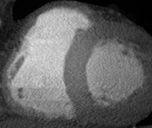
#> input picture images/heart_ct.bmp, 152 x 128 px
$ python demo.py
#> lines starting #> are read from the running program, lines starting #| are printed output that depends on the picture; after the words box and inside, x2 and y2 are one past the last pixel; in counts of white or black regions, pixels touching at a corner belong together
### Li_TIP_2011/utils.py
# -*- coding: utf-8 -*-

import numpy as np
import math
import matplotlib.pyplot as plt
from skimage import measure
from scipy.ndimage import laplace


plt.ion()
fig1 = plt.figure(1)
fig2 = plt.figure(2)

def show_fig1(phi: np.ndarray):
    fig1.clf()
    ax1 = fig1.add_subplot(111, projection='3d')
    y, x = phi.shape
    x = np.arange(0, x, 1)
    y = np.arange(0, y, 1)
    X, Y = np.meshgrid(x, y)
    ax1.plot_surface(X, Y, -phi, rstride=2, cstride=2, color='r', linewidth=0, alpha=0.6, antialiased=True)
    ax1.contour(X, Y, phi, 0, colors='g', linewidths=2)

def show_fig2(phi: np.ndarray, img: np.ndarray):
    fig2.clf()
    contours = measure.find_contours(phi, 0)
    ax2 = fig2.add_subplot(111)
    ax2.imshow(img, interpolation='nearest', cmap=plt.get_cmap('gray'))
    for n, contour in enumerate(contours):
        ax2.plot(contour[:, 1], contour[:, 0], linewidth=2, color='red')
    ax2.axis('off')

def draw_all_2phase(phi: np.ndarray, img: np.ndarray, pause=0.3):
    show_fig2(phi, img)
    show_fig1(phi)
    plt.pause(pause)

# [28 lines left out: functions show_fig_multi1, show_fig_multi2, draw_all_multiphase, not called in this run]

def normalize01(f):
    fmin = np.min(f)
    fmax = np.max(f)
    f_ = (f-fmin) / (fmax-fmin)
    return f_

def Heaviside (f, epsilon):
    h = 0.5 * (1 + (2 / math.pi) * np.arctan(f / epsilon))
    return h

def Dirac(x, epsilon):
    f=(epsilon/math.pi)/(epsilon * epsilon + x * x)
    return f


def neumann_bound_cond(f):
    """
        Make a function satisfy Neumann boundary condition
    """
    g = f.copy()

    g[np.ix_([0, -1], [0, -1])] = g[np.ix_([2, -3], [2, -3])]
    g[np.ix_([0, -1]), 1:-1] = g[np.ix_([2, -3]), 1:-1]
    g[1:-1, np.ix_([0, -1])] = g[1:-1, np.ix_([2, -3])]
    return g

def curvature_central(phi) -> np.ndarray:
    [phi_y, phi_x] = np.gradient(phi)
    s = np.sqrt(np.square(phi_x) + np.square(phi_y))
    delta = 1e-10
    n_x = phi_x / (s + delta)  # add a small positive number to avoid division by zero
    n_y = phi_y / (s + delta)
    [_, nxx] = np.gradient(n_x)
    [nyy, _] = np.gradient(n_y)
    return nxx + nyy

# [51 lines left out: functions creat_gauss_kernel, conv2, not called in this run]

def dist_reg_p2(phi):
    [phi_y, phi_x] = np.gradient(phi)
    s = np.sqrt(np.square(phi_x) + np.square(phi_y))
    a = (s >= 0) & (s <= 1)
    b = (s > 1)
    ps = a * np.sin(2 * np.pi * s) / (2 * np.pi) + b * (s - 1)
    dps = ((ps != 0) * ps + (ps == 0)) / ((s != 0) * s + (s == 0))
    return div(dps * phi_x - phi_x, dps * phi_y - phi_y) + laplace(phi, mode='nearest')

def div(nx: np.ndarray, ny: np.ndarray) -> np.ndarray:
    [_, nxx] = np.gradient(nx)
    [nyy, _] = np.gradient(ny)
    return nxx + nyy

### Li_TIP_2011/lse_bfe.py
# -*- coding: utf-8 -*-

from scipy.ndimage import gaussian_filter
from utils import *

def lse_bfe(u0,Img, b, Ksigma ,KONE, nu, timestep, mu,epsilon, iter_lse):
    u = u0.copy()

    KB1 = gaussian_filter(b, sigma=Ksigma, truncate=2)
    KB2 = gaussian_filter(b*b, sigma=Ksigma, truncate=2)

    C_update = updateC(Img, u, KB1, KB2, epsilon)

    KONE_Img = Img * Img * KONE

    u_update = updateLSF(Img, u, C_update, KONE_Img, KB1, KB2, mu, nu, timestep, epsilon, iter_lse)

    Hu = Heaviside(u, epsilon)

    M = np.zeros((Hu.shape[0], Hu.shape[1], 2))
    M[:,:, 0] = Hu
    M[:,:, 1] =1 - Hu

    b_update = updateB(Img, C_update, M, Ksigma)

    return u_update, b_update, C_update


def updateC(Img, u, Kb1, Kb2, epsilon):
    Hu = Heaviside(u,epsilon)
    M = np.zeros((Hu.shape[0], Hu.shape[1], 2))
    M[:,:, 0]=Hu
    M[:,:, 1]=1 - Hu
    C_new = []
    for i in range (2):
        Nm2 = Kb1 * Img * M[:,:,i]
        Dn2 = Kb2 * M[:,:,i]
        C_new.append(np.sum(Nm2) / np.sum(Dn2))

    return C_new


def updateLSF(Img, u0, C, KONE_Img, KB1, KB2, mu, nu, timestep, epsilon, iter_lse):
    u = u0.copy()
    Hu = Heaviside(u, epsilon)
    M = np.zeros((Hu.shape[0], Hu.shape[1], 2))
    M[:,:, 0]=Hu
    M[:,:, 1]=1 - Hu
    e = np.zeros_like(M)

    for i in range (2):
        e[:,:,i] = KONE_Img - 2 * Img * C[i] * KB1 + C[i] * C[i] * KB2

    for j in range (iter_lse):
        u = neumann_bound_cond(u)
        K = curvature_central(u)
        DiracU = Dirac(u, epsilon)
        ImageTerm = -DiracU * (e[:,:, 0] - e[:,:, 1])
        penalizeTerm=mu*dist_reg_p2(u)
        lengthTerm = nu * DiracU * K
        u = u + timestep * (lengthTerm + penalizeTerm + ImageTerm)

    return u

def updateB(Img, C, M, Ksigma):
    PC1 = np.zeros_like(Img)
    PC2 = np.zeros_like(Img)
    for i in range (2):
        PC1 = PC1 + C[i] * M[:,:, i]
        PC2 = PC2 + C[i] * C[i] * M[:,:, i]

    KNm1 = gaussian_filter(PC1 * Img, sigma= Ksigma, truncate=2)
    KDn1 = gaussian_filter(PC2, sigma= Ksigma, truncate=2)

    b = KNm1 / KDn1

    return  b

### Li_TIP_2011/demo.py
# -*- coding: utf-8 -*-

'''
This code is the implementation of the two-phase level set for the following paper:
A Level Set Method for Image Segmentation in the Presence of Intensity Inhomogeneities with Application to MRI ",
IEEE Trans. Image Processing, vol. 20 (7), pp. 2007-2016, 2011.
'''

from skimage.io import imread
from scipy.ndimage import gaussian_filter
from lse_bfe import lse_bfe
from utils import *

Img = imread('../images/heart_ct.bmp', True)
#> Img is the input picture: shape (128, 152); min 1, max 225, mean 97.8
Img = np.array(Img, dtype='float32')

A = 255
Img = A * normalize01(Img)  # rescale the image intensities
#> in normalize01, `fmin = np.min(f)`: fmin = 1
#> in normalize01, `fmax = np.max(f)`: fmax = 225
nu = 0.001 * A * A  # coefficient of arc length term
sigma = 4  # scale parameter that specifies the size of the neighborhood
iter_outer = 50
iter_inner = 10  # inner iteration for level set evolution
timestep = 0.1
mu = 1  # coefficient for distance regularization term (regularize the level set function)
c0 = 1

# % initialize level set function
initialLSF = c0 * np.ones_like(Img)
initialLSF[30:90, 50:90] = -c0
u = initialLSF

epsilon = 1
b = np.ones_like(Img)  # initialize bias field

KI = gaussian_filter(Img, sigma=sigma, truncate=2)
KONE = gaussian_filter(np.ones_like(Img), sigma=sigma, truncate=2)

if __name__ == '__main__':
    for i in range(iter_outer):
        u, b, C = lse_bfe(u, Img, b, sigma, KONE, nu, timestep, mu, epsilon, iter_inner)

        if (i % 2) == 0:
            draw_all_2phase(u, Img)
#> this loop made 50 passes
#> C on passes 2, 4, 6, 8, 10, 12: [97.69, 114.2], [86.41, 117.5], [83.12, 118.9], [82.16, 119.5], [81.88, 119.9], [81.83, 120.1]
#> pass 1, in lse_bfe, `u = u0.copy()`:
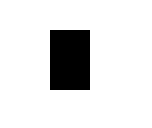
#> u: shape (128, 152) float32; values -1 (black) and 1 (white), 87.7% white; 1 black region, box (x1, y1, x2, y2) and area: (50, 30, 90, 90) 2400
#> pass 1, in lse_bfe, `KONE_Img = Img * Img * KONE`:
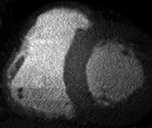
#> KONE_Img: shape (128, 152) float32; min 0, max 65025, mean 16409; drawn with min black and max white
#> after the loop:
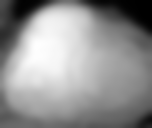
#> b: shape (128, 152) float64; min 0, max 1.86, mean 1.06; drawn with min black and max white
#> after the loop:
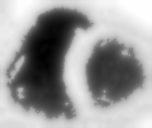
#> u: shape (128, 152) float64; min -77.23, max 56.59, mean 3.9; drawn with min black and max white

    Mask = Img > 10
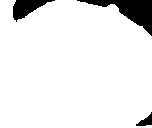
#> Mask: shape (128, 152) bool; 92.3% white; 3 black regions, box (x1, y1, x2, y2) and area: (77, 0, 152, 36) 956, (13, 0, 55, 22) 441, (136, 112, 152, 126) 107
    Img_corrected = normalize01(Mask * Img / (b + (b == 0))) * 255

    fig3 = plt.figure(3)
    fig3.suptitle("original image")
    ax3 = fig3.add_subplot(111)
    ax3.imshow(Img, cmap=plt.get_cmap('gray'))
    ax3.axis('off')
    plt.pause(5)
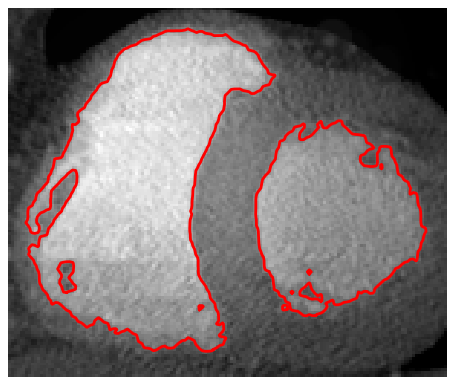
#> figure drawn by matplotlib, 1 panel

    fig4 = plt.figure(4)
    fig4.suptitle("Bias corrected image")
    ax4 = fig4.add_subplot(111)
    ax4.imshow(Img_corrected, cmap=plt.get_cmap('gray'))
    ax4.axis('off')
    plt.pause(5)

    fig5 = plt.figure(5)
    fig5.suptitle("Bias field")
    ax5 = fig5.add_subplot(111)
    ax5.imshow(normalize01(b) * 255, cmap=plt.get_cmap('gray'))
    ax5.axis('off')
    plt.pause(5)
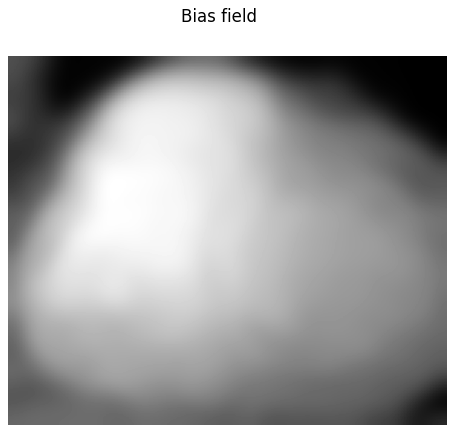
#> figure drawn by matplotlib, 1 panel

    plt.show()

$ run again, with images/brain1.bmp copied over images/heart_ct.bmp
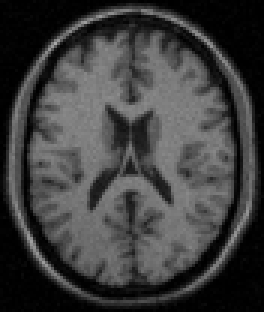
#> input picture images/brain1.bmp, 88 x 104 px (shown 3 times larger)
#> Img is the input picture: shape (104, 88) float64; min 0, max 0.663, mean 0.243
#> fmin = 0
#> fmax = 0.663
#> the loop `for i in range(iter_outer):` made 50 passes
#> pass 1, in lse_bfe, `u = u0.copy()`:
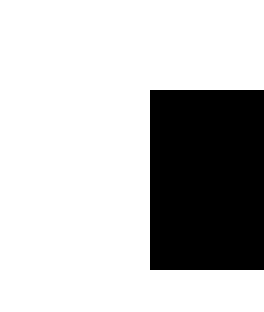
#> u: shape (104, 88) float32 (shown 3 times larger); values -1 (black) and 1 (white), 75.1% white; 1 black region, box (x1, y1, x2, y2) and area: (50, 30, 88, 90) 2280
#> Mask: shape (104, 88) bool; 75.2% white; 33 black regions (26 under 20 px), largest, box (x1, y1, x2, y2) and area: (0, 0, 88, 65) 1118, (0, 64, 51, 104) 451, (52, 66, 88, 104) 447
#> `plt.pause(5)`:
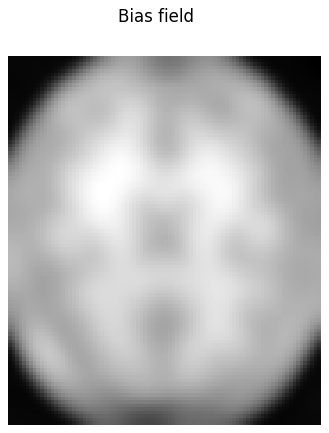
#> figure drawn by matplotlib, 1 panel

$ run again, with images/d.bmp copied over images/heart_ct.bmp
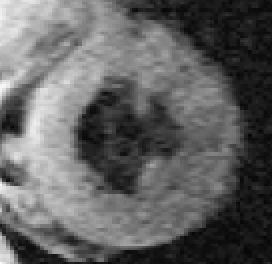
#> input picture images/d.bmp, 136 x 132 px (shown 2 times larger)
#> Img is the input picture: shape (132, 136) float64; min 0.0157, max 0.984, mean 0.381
#> fmin = 0.0157
#> fmax = 0.984
#> the loop `for i in range(iter_outer):` made 50 passes
#> pass 1, in lse_bfe, `u = u0.copy()`:
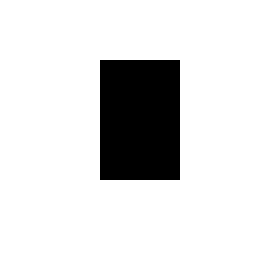
#> u: shape (132, 136) float32 (shown 2 times larger); values -1 (black) and 1 (white), 86.6% white; 1 black region, box (x1, y1, x2, y2) and area: (50, 30, 90, 90) 2400
#> Mask: shape (132, 136) bool; 97.4% white; black in thin lines or dots
#> `plt.pause(5)`:
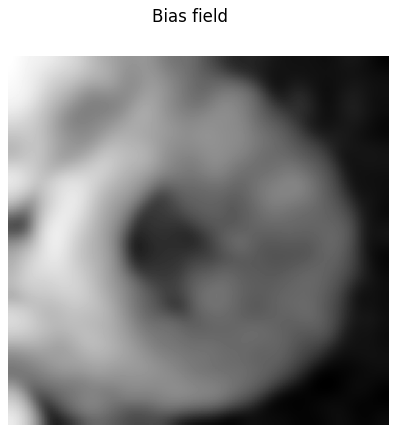
#> figure drawn by matplotlib, 1 panel
